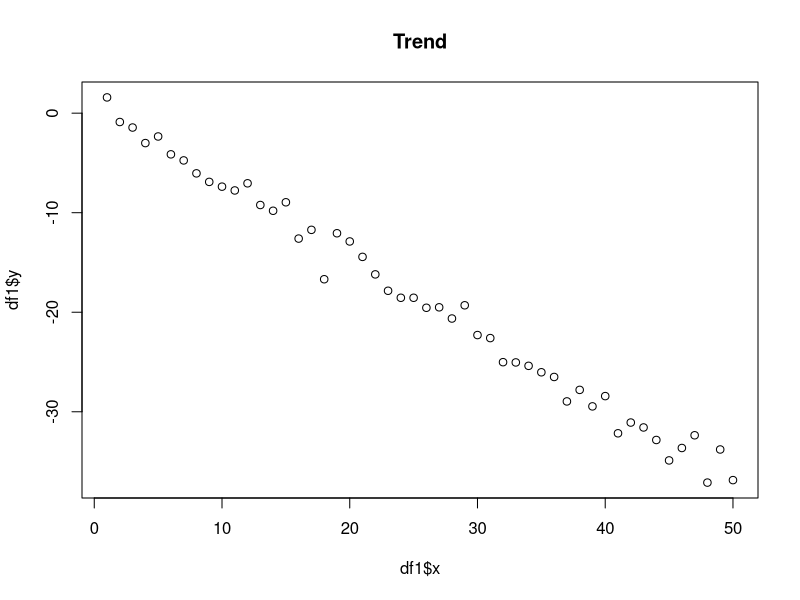
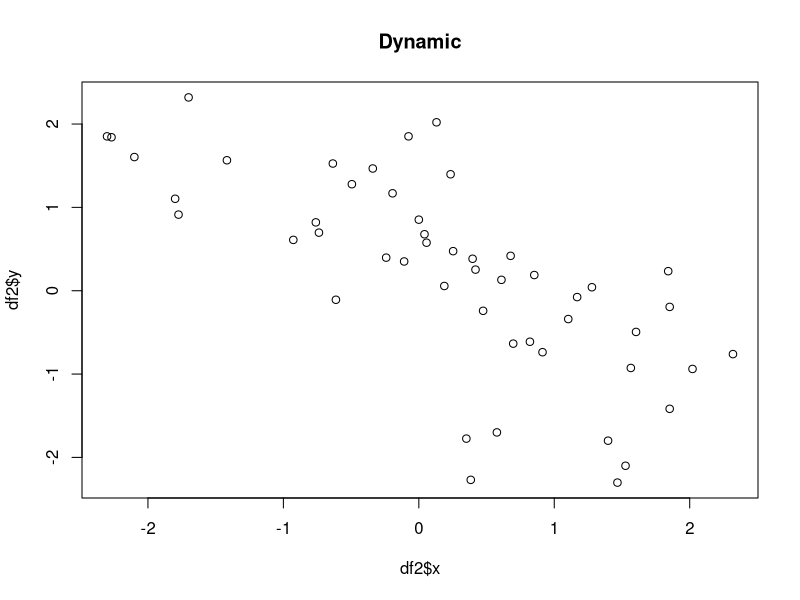
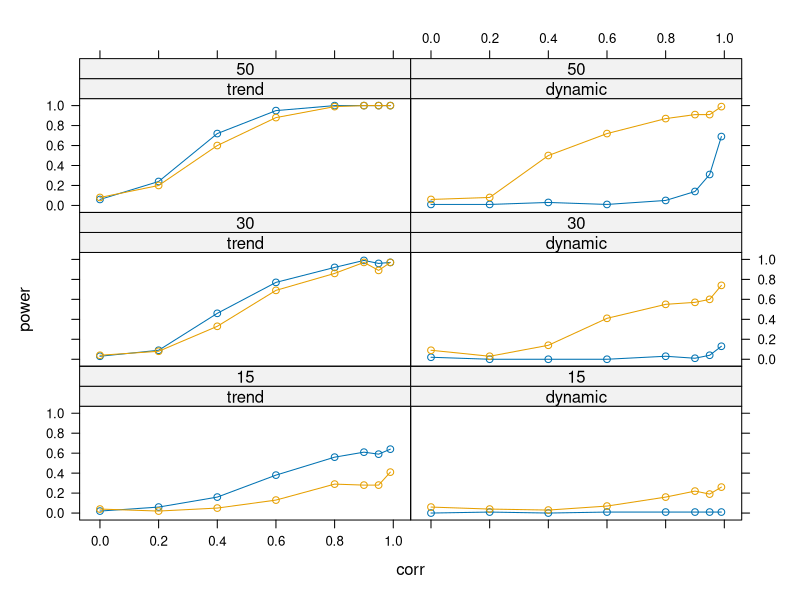

Write the R code that produced these figures, in order.
## ---- chunk 1
knitr::opts_chunk$set(echo = TRUE)
library(lattice)
library(lmtest)

## ---- chunk 2
dgp <- function(nobs = 15, model = c("trend", "dynamic"),
                corr = 0, coef = c(0.25, -0.75), sd = 1)
{
model <- match.arg(model)
coef <- rep(coef, length.out = 2)
err <- as.vector(filter(rnorm(nobs, sd = sd), corr, method = "recursive"))
if(model == "trend") {
   x <- 1:nobs
   y <- coef[1] + coef[2] * x + err
} else {
   y <- rep(NA, nobs)
   y[1] <- coef[1] + err[1]
   for(i in 2:nobs)
     y[i] <- coef[1] + coef[2] * y[i-1] + err[i]
     x <- c(0, y[1:(nobs-1)])
}
return(data.frame(y = y, x = x))
}
## ---- chunk 3
df1 <- dgp(model="trend", nobs = 50)
plot(df1$y~df1$x,main="Trend")
df2 <- dgp(model="dynamic", nobs = 50)
plot(df2$y~df2$x,main="Dynamic")
## ---- chunk 4
simpower <- function(nrep = 100, size = 0.05, ...)
{
pval <- matrix(rep(NA, 2 * nrep), ncol = 2)
colnames(pval) <- c("dwtest", "bgtest")
for(i in 1:nrep) {
  dat <- dgp(...)
  pval[i,1] <- dwtest(y ~ x, data = dat,
  alternative = "two.sided")$p.value
  pval[i,2] <- bgtest(y ~ x, data = dat)$p.value
}
return(colMeans(pval < size))
}                      
## ---- chunk 5
simulation <- function(corr = c(0, 0.2, 0.4, 0.6, 0.8, 0.9, 0.95, 0.99), 
                       nobs = c(15, 30, 50), 
                       model = c("trend", "dynamic"), ...)
{
prs <- expand.grid(corr = corr, nobs = nobs, model = model)
nprs <- nrow(prs)
pow <- matrix(rep(NA, 2 * nprs), ncol = 2)
for(i in 1:nprs) pow[i,] <- simpower(corr = prs[i,1],
   nobs = prs[i,2], model = as.character(prs[i,3]), ...)
rval <- rbind(prs, prs)
rval$test <- factor(rep(1:2, c(nprs, nprs)),
labels = c("dwtest", "bgtest"))
rval$power <- c(pow[,1], pow[,2])
rval$nobs <- factor(rval$nobs)
return(rval)
}
## ---- chunk 6
set.seed(987)
psim <- simulation()
str(psim)
## ---- chunk 7
tab <- xtabs(power ~ corr + test + model + nobs, data = psim)
ftable(tab, row.vars = c("model", "nobs", "test"), col.vars = "corr")
xyplot(power ~ corr | model + nobs, groups = ~ test, data = psim, type = "b")
